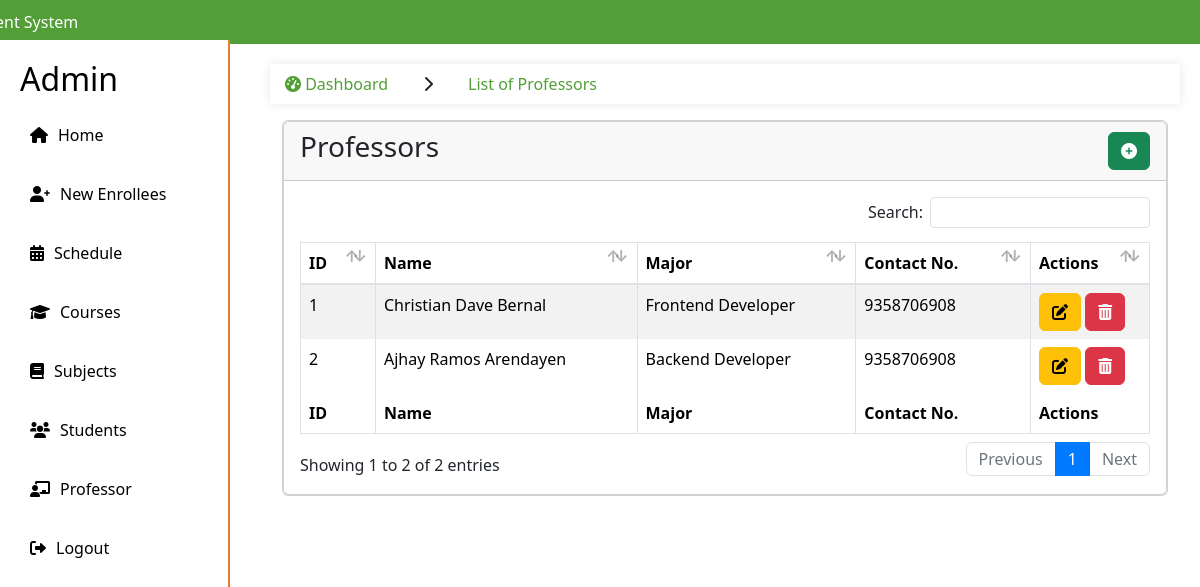
Page /admin/professor.php (signed in) on the earlier database version.
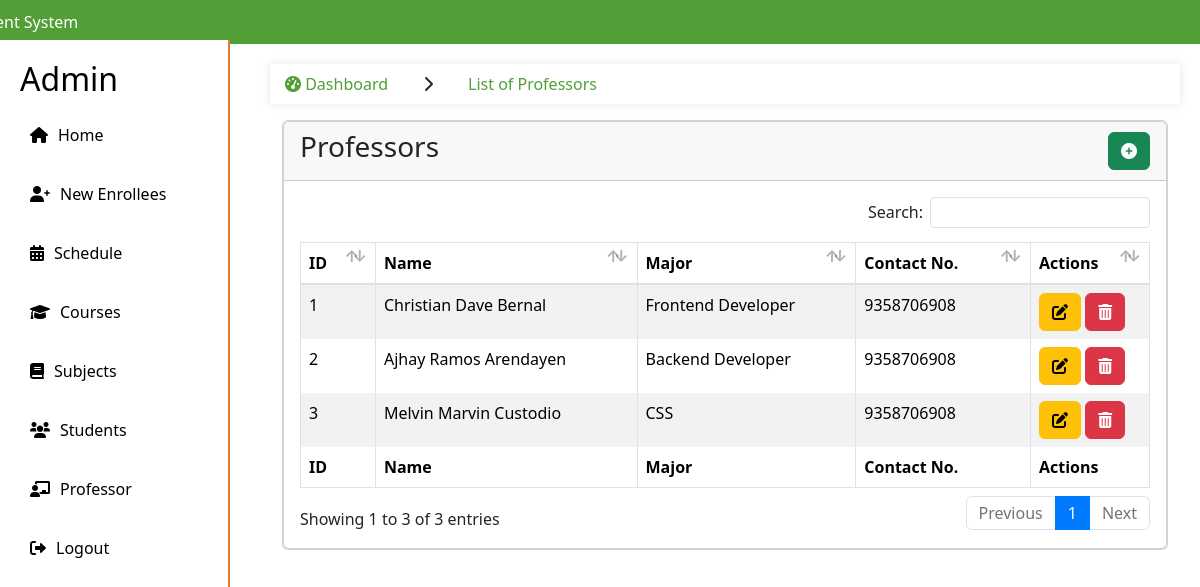
Same page on the later database version.
### tables this page shows
CREATE TABLE `professor` (
  `id` int(11) NOT NULL,
  `name` varchar(255) NOT NULL,
  `major` varchar(255) NOT NULL,
  `contact` bigint(255) NOT NULL,
  `add_date` text NOT NULL
);

### admin/professor.php (the view, shortened to what this page needs)
<!DOCTYPE html>
<html lang="en">
<head>
    <link rel="stylesheet" href="https://stackpath.bootstrapcdn.com/bootstrap/4.5.2/css/bootstrap.min.css">
    <link rel="stylesheet" href="styles.css">
    <link rel="stylesheet" href="https://cdnjs.cloudflare.com/ajax/libs/font-awesome/6.0.0-beta3/css/all.min.css">
</head>
<body>
    <?php include "include/sidebar.php"; ?>
    <main>
    <section class="content">
    <ul class="breadcrumb">
                <li class="nav-item">
                    <a href="#"><i class="fas fa-tachometer-alt"></i> Dashboard</a>
                </li>
                <li class="nav-item">
                    <i class='fas fa-chevron-right'></i>
                </li>
                <li class="nav-item active">
                    <a href="#">List of Professors</a>
                </li>
            </ul>
      <div class="container-fluid">
        <div class="row">
          <div class="col-12">
            <div class="card">
            <div class="card">
            <div class="card-header d-flex justify-content-between align-items-center">
                <h3 class="card-title">Professors</h3>
                <button type="button" class="btn btn-success" data-bs-toggle="modal" data-bs-target="#staticBackdrop">
                    <i class="fa-solid fa-circle-plus"></i>
                </button>
            </div>
              <div class="card-body">
                <table id="example1" class="table table-bordered table-striped">
                  <thead>
                  <tr>
                            <th>ID</th>
                            <th>Name</th>
                            <th>Major</th>
                            <th>Contact No.</th>
                            <th class="actions-column">Actions</th>
                  </tr>
                  </thead>
                  <tbody>
                        <?php
                        $counter = 1;
                        $sql = "CALL SelectProf()";
                        $result = $conn->query($sql);
                        if ($result && $result->num_rows > 0) {
                            while ($details = $result->fetch_assoc()) {
                                ?>
                                <tr>
                                <td><?php echo $counter++; ?></td>
                                <td><?php echo $details['name']; ?></td>
                                <td><?php echo $details['major']; ?></td>
                                <td><?php echo $details['contact']; ?></td>
                                <td>
                                <button type="button" class="btn btn-warning" data-bs-toggle="modal" data-bs-target="#MODAL_ID_<?php $details['id']; ?>">
                                    <i class="fa-solid fa-pen-to-square"></i>
                                </button>
                                <button type="button" class="btn btn-danger" onclick="deleteCourse(<?php echo $details['id']; ?>)">
                                    <i class="fa-solid fa-trash-can"></i>
                                </button>
                                </td>
                                </tr>
                                <?php
                            }
                        } else {
                            echo "<tr><td colspan='10'>No records found</td></tr>";
                        }
                        ?>
                    </tbody>
                  <tfoot>
                    <tr>
                            <th>ID</th>
                            <th>Name</th>
                            <th>Major</th>
                            <th>Contact No.</th>
                            <th>Actions</th>
                    </tr>
                  </tfoot>
                </table>
              </div>
            </div>
          </div>
        </div>
      </div>
    </section>
    </main>
</body>
</html>

### admin/include/sidebar.php (shortened to what this page needs)
<!DOCTYPE html>
<html lang="en">
<head>
    <link rel="stylesheet" href="styles.css">
    <link rel="stylesheet" href="https://stackpath.bootstrapcdn.com/bootstrap/4.5.2/css/bootstrap.min.css">
    <link rel="stylesheet" href="styles.css">
    <link rel="stylesheet" href="https://cdnjs.cloudflare.com/ajax/libs/font-awesome/6.0.0-beta3/css/all.min.css">
    <link rel="stylesheet" href="plugins/fontawesome-free/css/all.min.css">
    <link rel="stylesheet" href="plugins/datatables-bs4/css/dataTables.bootstrap4.min.css">
    <link rel="stylesheet" href="plugins/datatables-responsive/css/responsive.bootstrap4.min.css">
    <link rel="stylesheet" href="plugins/datatables-buttons/css/buttons.bootstrap4.min.css">
    <link rel="stylesheet" href="https://cdnjs.cloudflare.com/ajax/libs/font-awesome/6.0.0-beta3/css/all.min.css">
    <link href="https://cdn.jsdelivr.net/npm/bootstrap@5.3.3/dist/css/bootstrap.min.css" rel="stylesheet">
</head>
<body>
<div class="top-bar">
    <div class="container">
        <p class="contact-info">
            <span class="enrollment-text">Enrollment System</span>
        </p>
    </div>
</div>
<div class="sidebar">
    <h2>Admin</h2>
    <ul>
        <li><a href="home.php"><i class="fas fa-home"></i> Home</a></li>
        <li><a href="new-enrollees.php"><i class="fas fa-user-plus"></i> New Enrollees</a></li>
        <li><a href="schedule.php"><i class="fas fa-calendar-alt"></i> Schedule</a></li>
        <li><a href="courses.php"><i class="fas fa-graduation-cap"></i> Courses</a></li>
        <li><a href="subjects.php"><i class="fas fa-book"></i> Subjects</a></li>
        <li><a href="students.php"><i class="fas fa-users"></i> Students</a></li>
        <li><a href="professor.php"><i class="fas fa-chalkboard-teacher"></i> Professor</a></li>
        <li><a href="logout.php"><i class="fa-solid fa-right-from-bracket"></i> Logout</a></li>
    </ul>
</div>

### admin/styles.css (style rules this page uses)
body { font-family: Arial, sans-serif; margin: 0; padding: 0; display: flex; flex-direction: column; }
.top-bar { background-color: #529f37; color: #fff; padding: 10px 20px; }
.top-bar .container { display: flex; justify-content: space-between; align-items: center; }
.contact-info { margin: 0; }
.enrollment-text { text-align: left; margin-left: -105px; }
.sidebar { width: 230px; height: calc(100vh - 40px); background-color: white; color: black; padding: 20px; box-sizing: border-box; border-right: 2px solid #e77d33; position: fixed; top: 40px; }
.sidebar ul { list-style-type: none; padding: 0; }
.sidebar ul li { margin: 15px 0; }
.sidebar ul li a { color: black; text-decoration: none; display: flex; align-items: center; padding: 10px; border-radius: 5px; transition: background-color 0.3s; }
.sidebar ul li a i { margin-right: 10px; }
.breadcrumb { display: flex; list-style-type: none; padding: 0; }
.breadcrumb li { margin-right: 5px; }
.breadcrumb li a { color: #529f37; text-decoration: none; }

### admin/professor.php (style rules this page uses)
body { padding-top: 56px; }
main { margin-left: 250px; padding: 20px; }
.breadcrumb { padding: 0; background-color: #fff; border-radius: 4px; box-shadow: 0 0 10px rgba(0,0,0,0.1); margin-bottom: 20px; }
.breadcrumb .nav-item { padding: 8px 15px; }
.breadcrumb .nav-item.active { color: #333; pointer-events: none; }
.actions-column { width: 80px; }

Differences in the rows shown:
added professor: name "Melvin Marvin Custodio", major "CSS", contact "9358706908"
Other differences:
text written by a page script: "Search: Showing 1 to 2 of 2 entries Previous 1 Next" → "Search: Showing 1 to 3 of 3 entries Previous 1 Next"
